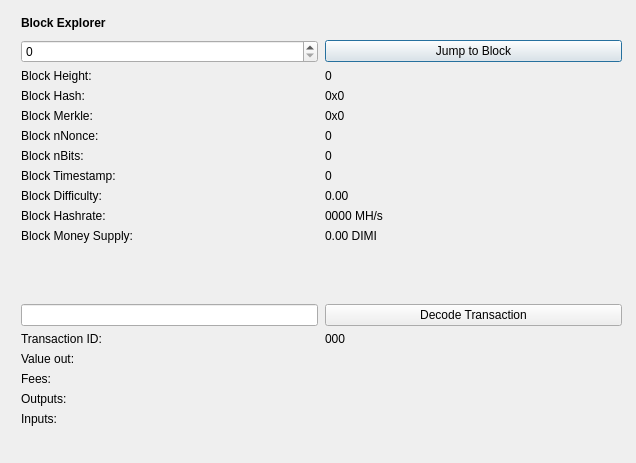
<?xml version="1.0" encoding="UTF-8"?>
<ui version="4.0">
 <class>BlockBrowser</class>
 <widget class="QDialog" name="BlockBrowser">
  <property name="windowModality">
   <enum>Qt::NonModal</enum>
  </property>
  <property name="enabled">
   <bool>true</bool>
  </property>
  <property name="geometry">
   <rect>
    <x>0</x>
    <y>0</y>
    <width>636</width>
    <height>463</height>
   </rect>
  </property>
  <property name="sizePolicy">
   <sizepolicy hsizetype="Preferred" vsizetype="Preferred">
    <horstretch>0</horstretch>
    <verstretch>0</verstretch>
   </sizepolicy>
  </property>
  <property name="minimumSize">
   <size>
    <width>0</width>
    <height>0</height>
   </size>
  </property>
  <property name="acceptDrops">
   <bool>false</bool>
  </property>
  <property name="windowTitle">
   <string>DiminutiveVaultCoin Block Explorer</string>
  </property>
  <layout class="QGridLayout">
   <property name="sizeConstraint">
    <enum>QLayout::SetMaximumSize</enum>
   </property>
   <property name="leftMargin">
    <number>21</number>
   </property>
   <property name="topMargin">
    <number>10</number>
   </property>
   <property name="rightMargin">
    <number>10</number>
   </property>
   <item row="1" column="0">
    <widget class="QWidget" name="widget" native="true">
     <widget class="QWidget" name="layoutWidgetBE1">
      <property name="geometry">
       <rect>
        <x>0</x>
        <y>0</y>
        <width>601</width>
        <height>27</height>
       </rect>
      </property>
      <layout class="QHBoxLayout" name="horizontalLayoutBE">
       <property name="spacing">
        <number>7</number>
       </property>
       <item>
        <widget class="QLabel" name="labelBlockExplorer">
         <property name="sizePolicy">
          <sizepolicy hsizetype="Preferred" vsizetype="Maximum">
           <horstretch>0</horstretch>
           <verstretch>0</verstretch>
          </sizepolicy>
         </property>
         <property name="font">
          <font>
           <weight>75</weight>
           <bold>true</bold>
          </font>
         </property>
         <property name="styleSheet">
          <string notr="true">font-weight:bold;</string>
         </property>
         <property name="text">
          <string>Block Explorer</string>
         </property>
        </widget>
       </item>
       <item>
        <spacer name="horizontalSpacerBE">
         <property name="orientation">
          <enum>Qt::Horizontal</enum>
         </property>
         <property name="sizeHint" stdset="0">
          <size>
           <width>40</width>
           <height>20</height>
          </size>
         </property>
        </spacer>
       </item>
      </layout>
     </widget>
     <widget class="QWidget" name="layoutWidgetBE2">
      <property name="geometry">
       <rect>
        <x>0</x>
        <y>30</y>
        <width>601</width>
        <height>441</height>
       </rect>
      </property>
      <layout class="QGridLayout" name="gridLayoutBE" rowstretch="0,0,0,0,0,0,0,0,0,0,0,0,0,0,0,0,0,0,0,0" columnstretch="0,0">
       <property name="sizeConstraint">
        <enum>QLayout::SetDefaultConstraint</enum>
       </property>
       <property name="horizontalSpacing">
        <number>7</number>
       </property>
       <item row="8" column="1">
        <widget class="QLabel" name="timeBox">
         <property name="text">
          <string>0</string>
         </property>
         <property name="textInteractionFlags">
          <set>Qt::LinksAccessibleByMouse|Qt::TextSelectableByMouse</set>
         </property>
        </widget>
       </item>
       <item row="4" column="0">
        <widget class="QLabel" name="hashLabel">
         <property name="text">
          <string>Block Hash:</string>
         </property>
        </widget>
       </item>
       <item row="7" column="0">
        <widget class="QLabel" name="bitsLabel">
         <property name="text">
          <string>Block nBits:</string>
         </property>
        </widget>
       </item>
       <item row="5" column="1">
        <widget class="QLabel" name="merkleBox">
         <property name="minimumSize">
          <size>
           <width>187</width>
           <height>0</height>
          </size>
         </property>
         <property name="text">
          <string>0x0</string>
         </property>
         <property name="textInteractionFlags">
          <set>Qt::LinksAccessibleByMouse|Qt::TextSelectableByMouse</set>
         </property>
        </widget>
       </item>
       <item row="1" column="0">
        <widget class="QSpinBox" name="heightBox">
         <property name="sizePolicy">
          <sizepolicy hsizetype="Preferred" vsizetype="Fixed">
           <horstretch>0</horstretch>
           <verstretch>0</verstretch>
          </sizepolicy>
         </property>
         <property name="maximum">
          <number>99999999</number>
         </property>
        </widget>
       </item>
       <item row="10" column="1">
        <widget class="QLabel" name="hashRateBox">
         <property name="text">
          <string>0000 MH/s</string>
         </property>
         <property name="textInteractionFlags">
          <set>Qt::LinksAccessibleByMouse|Qt::TextSelectableByMouse</set>
         </property>
        </widget>
       </item>
       <item row="12" column="0">
        <spacer name="verticalSpacer_2">
         <property name="orientation">
          <enum>Qt::Vertical</enum>
         </property>
         <property name="sizeHint" stdset="0">
          <size>
           <width>20</width>
           <height>20</height>
          </size>
         </property>
        </spacer>
       </item>
       <item row="3" column="0">
        <widget class="QLabel" name="heightLabelBE2">
         <property name="text">
          <string>Block Height:</string>
         </property>
        </widget>
       </item>
       <item row="4" column="1">
        <widget class="QLabel" name="hashBox">
         <property name="enabled">
          <bool>true</bool>
         </property>
         <property name="sizePolicy">
          <sizepolicy hsizetype="Preferred" vsizetype="Preferred">
           <horstretch>0</horstretch>
           <verstretch>0</verstretch>
          </sizepolicy>
         </property>
         <property name="minimumSize">
          <size>
           <width>0</width>
           <height>0</height>
          </size>
         </property>
         <property name="text">
          <string>0x0</string>
         </property>
         <property name="textInteractionFlags">
          <set>Qt::LinksAccessibleByMouse|Qt::TextSelectableByMouse</set>
         </property>
        </widget>
       </item>
       <item row="5" column="0">
        <widget class="QLabel" name="merkleLabel">
         <property name="text">
          <string>Block Merkle:</string>
         </property>
        </widget>
       </item>
       <item row="6" column="0">
        <widget class="QLabel" name="nonceLabel">
         <property name="text">
          <string>Block nNonce:</string>
         </property>
        </widget>
       </item>
       <item row="3" column="1">
        <widget class="QLabel" name="heightLabelBE1">
         <property name="text">
          <string>0</string>
         </property>
         <property name="textInteractionFlags">
          <set>Qt::LinksAccessibleByMouse|Qt::TextSelectableByMouse</set>
         </property>
        </widget>
       </item>
       <item row="11" column="0">
        <widget class="QLabel" name="moneySupplyLabel">
         <property name="text">
          <string>Block Money Supply:</string>
         </property>
        </widget>
       </item>
       <item row="11" column="1">
        <widget class="QLabel" name="moneySupplyBox">
         <property name="text">
          <string>0.00 DIMI</string>
         </property>
         <property name="textInteractionFlags">
          <set>Qt::LinksAccessibleByMouse|Qt::TextSelectableByMouse</set>
         </property>
        </widget>
       </item>
       <item row="1" column="1">
        <widget class="QPushButton" name="blockButton">
         <property name="styleSheet">
          <string notr="true"/>
         </property>
         <property name="text">
          <string>Jump to Block</string>
         </property>
        </widget>
       </item>
       <item row="13" column="0">
        <widget class="QLineEdit" name="txBox">
         <property name="sizePolicy">
          <sizepolicy hsizetype="Preferred" vsizetype="Fixed">
           <horstretch>0</horstretch>
           <verstretch>0</verstretch>
          </sizepolicy>
         </property>
         <property name="inputMask">
          <string comment="Transaction id" extracomment="Transaction id"/>
         </property>
        </widget>
       </item>
       <item row="13" column="1">
        <widget class="QPushButton" name="txButton">
         <property name="styleSheet">
          <string notr="true"/>
         </property>
         <property name="text">
          <string>Decode Transaction</string>
         </property>
        </widget>
       </item>
       <item row="14" column="0">
        <widget class="QLabel" name="txLabel">
         <property name="text">
          <string>Transaction ID:</string>
         </property>
        </widget>
       </item>
       <item row="15" column="1">
        <widget class="QLabel" name="valueBox">
         <property name="text">
          <string/>
         </property>
         <property name="textInteractionFlags">
          <set>Qt::LinksAccessibleByMouse|Qt::TextSelectableByMouse</set>
         </property>
        </widget>
       </item>
       <item row="7" column="1">
        <widget class="QLabel" name="bitsBox">
         <property name="text">
          <string>0</string>
         </property>
         <property name="textInteractionFlags">
          <set>Qt::LinksAccessibleByMouse|Qt::TextSelectableByMouse</set>
         </property>
        </widget>
       </item>
       <item row="6" column="1">
        <widget class="QLabel" name="nonceBox">
         <property name="text">
          <string>0</string>
         </property>
         <property name="textInteractionFlags">
          <set>Qt::LinksAccessibleByMouse|Qt::TextSelectableByMouse</set>
         </property>
        </widget>
       </item>
       <item row="9" column="1">
        <widget class="QLabel" name="diffBox">
         <property name="text">
          <string>0.00</string>
         </property>
         <property name="textInteractionFlags">
          <set>Qt::LinksAccessibleByMouse|Qt::TextSelectableByMouse</set>
         </property>
        </widget>
       </item>
       <item row="14" column="1">
        <widget class="QLabel" name="txID">
         <property name="text">
          <string>000</string>
         </property>
         <property name="textInteractionFlags">
          <set>Qt::LinksAccessibleByMouse|Qt::TextSelectableByMouse</set>
         </property>
        </widget>
       </item>
       <item row="10" column="0">
        <widget class="QLabel" name="hashRateLabel">
         <property name="text">
          <string>Block Hashrate:</string>
         </property>
        </widget>
       </item>
       <item row="15" column="0">
        <widget class="QLabel" name="valueLabel">
         <property name="text">
          <string>Value out:</string>
         </property>
        </widget>
       </item>
       <item row="8" column="0">
        <widget class="QLabel" name="timeLabel">
         <property name="text">
          <string>Block Timestamp:</string>
         </property>
        </widget>
       </item>
       <item row="9" column="0">
        <widget class="QLabel" name="diffLabel">
         <property name="text">
          <string>Block Difficulty:</string>
         </property>
        </widget>
       </item>
       <item row="17" column="1">
        <widget class="QLabel" name="outputBox">
         <property name="text">
          <string/>
         </property>
         <property name="alignment">
          <set>Qt::AlignLeading|Qt::AlignLeft|Qt::AlignTop</set>
         </property>
         <property name="textInteractionFlags">
          <set>Qt::LinksAccessibleByMouse|Qt::TextSelectableByMouse</set>
         </property>
        </widget>
       </item>
       <item row="19" column="0">
        <spacer name="verticalSpacer">
         <property name="orientation">
          <enum>Qt::Vertical</enum>
         </property>
         <property name="sizeHint" stdset="0">
          <size>
           <width>20</width>
           <height>40</height>
          </size>
         </property>
        </spacer>
       </item>
       <item row="16" column="1">
        <widget class="QLabel" name="feesBox">
         <property name="text">
          <string/>
         </property>
         <property name="textInteractionFlags">
          <set>Qt::LinksAccessibleByMouse|Qt::TextSelectableByMouse</set>
         </property>
        </widget>
       </item>
       <item row="18" column="0">
        <widget class="QLabel" name="inputLabel">
         <property name="text">
          <string>Inputs:</string>
         </property>
         <property name="alignment">
          <set>Qt::AlignLeading|Qt::AlignLeft|Qt::AlignTop</set>
         </property>
        </widget>
       </item>
       <item row="17" column="0">
        <widget class="QLabel" name="outputLabel">
         <property name="text">
          <string>Outputs:</string>
         </property>
         <property name="alignment">
          <set>Qt::AlignLeading|Qt::AlignLeft|Qt::AlignTop</set>
         </property>
        </widget>
       </item>
       <item row="18" column="1">
        <widget class="QLabel" name="inputBox">
         <property name="text">
          <string/>
         </property>
         <property name="alignment">
          <set>Qt::AlignLeading|Qt::AlignLeft|Qt::AlignTop</set>
         </property>
         <property name="textInteractionFlags">
          <set>Qt::LinksAccessibleByMouse|Qt::TextSelectableByMouse</set>
         </property>
        </widget>
       </item>
       <item row="16" column="0">
        <widget class="QLabel" name="feesLabel">
         <property name="text">
          <string>Fees:</string>
         </property>
        </widget>
       </item>
      </layout>
     </widget>
    </widget>
   </item>
  </layout>
 </widget>
 <resources/>
 <connections/>
</ui>
